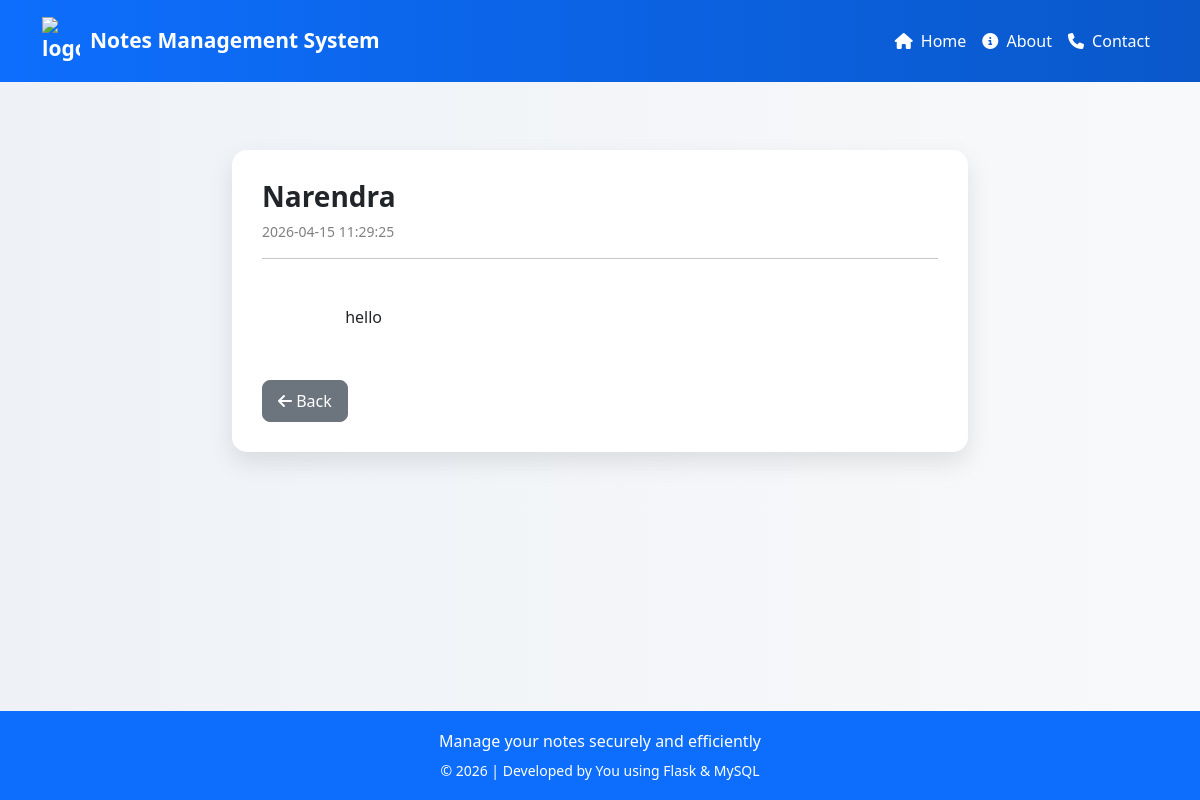
Page /viewnotes/1 on the committed database.
### tables this page shows
CREATE TABLE notes (
        id INTEGER PRIMARY KEY AUTOINCREMENT,
        title TEXT NOT NULL,
        content TEXT,
        created_at TIMESTAMP DEFAULT CURRENT_TIMESTAMP,
        user_id INTEGER,
        FOREIGN KEY (user_id) REFERENCES users(id) ON DELETE CASCADE
    );

### app.py (the view)
@app.route('/viewnotes/<int:id>')
def viewnote(id):
    cursor = con.cursor()
    cursor.execute("SELECT * FROM notes WHERE id=?", (id,))
    note = cursor.fetchone()
    return render_template("viewnote.html", note=note)

### templates/viewnote.html (shortened to what this page needs)
{% extends "base.html" %}
{% block content %}
<div class="container view-note-container">
    <div class="row justify-content-center">
        <div class="col-12 col-md-10 col-lg-8">
            <div class="note-container">
                <h3 class="note-title">{{ note.title }}</h3>
                <p class="note-date">{{ note.created_at }}</p>
                <hr>
                <div class="note-content">
                    {{ note.content }}
                </div>
                <div class="mt-4">
                    <a href="/viewall" class="btn btn-secondary">
                        <i class="fas fa-arrow-left"></i> Back
                    </a>
                </div>
            </div>
        </div>
    </div>
</div>
{% endblock %}

### templates/base.html (style rules this page uses)
html, body { min-height: 100%; margin: 0; }
body { font-family: 'Segoe UI', sans-serif; background: linear-gradient(to right, #eef2f7, #f8f9fa); }

### templates/viewnote.html (style rules this page uses)
.view-note-container { margin-top: 50px; margin-bottom: 50px; }
.note-container { background: white; padding: 30px; border-radius: 15px; box-shadow: 0 10px 25px rgba(0,0,0,0.1); }
.note-title { font-weight: 600; word-wrap: break-word; }
.note-date { font-size: 14px; color: gray; }
.note-content { margin-top: 20px; line-height: 1.6; word-wrap: break-word; overflow-wrap: break-word; white-space: pre-wrap; }
.btn-secondary { border-radius: 8px; padding: 8px 15px; }

### rows in the picture
notes: title "Narendra", created_at "2026-04-15 11:29:25", content "hello"
